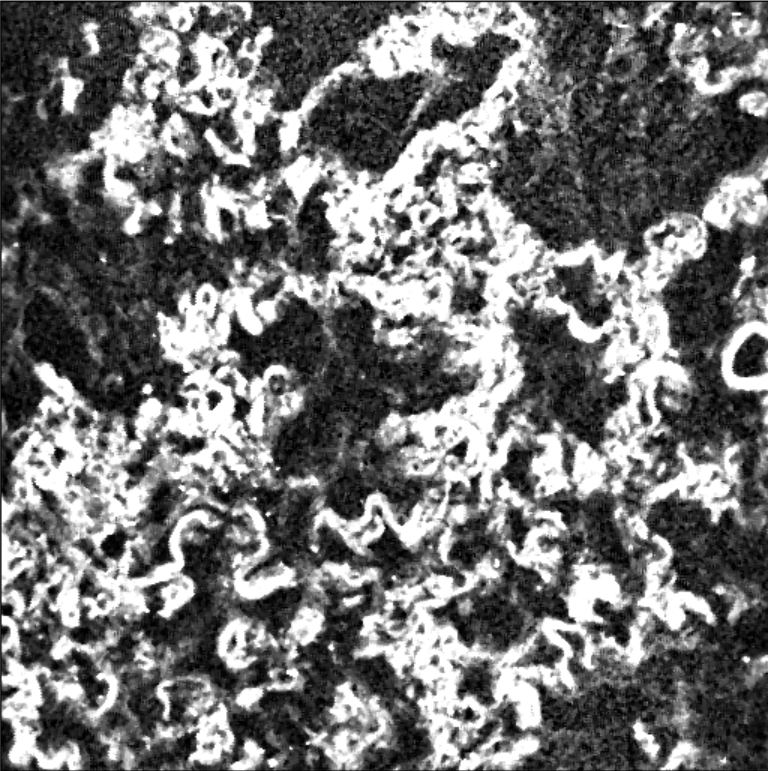
#> input picture test.png, 768 x 771 px, found by its file name
$ python otsu.py
#> lines starting #> are read from the running program, lines starting #| are printed output that depends on the picture
import cv2 as cv
import numpy as np
np.seterr(invalid='ignore') #之所以加这一句是因为下面除法的时候会除零报错
import matplotlib.pyplot as plt


def otsu3layers(imagepath):  # 显示每一个灰度级的像素数概率
    img = cv.imread(imagepath, 0)  # 以灰度图形式读取图片
#> img is the input picture: shape (771, 768); min 0, max 255, mean 114.6

    high, wide = img.shape
#> high = 771; wide = 768
    pixels = cv.calcHist([img], [0], None, [256], [0, 256])  # 计算每个灰度级中所含像素数，返回的是一个（256,1）的数组
#> pixels = 256 values, max 69492 at index 255, min 946 at index 206, mean 2313
    p = pixels / (high * wide)  # 获得每个灰度级中像素数占总像素数比例则我们获得了p_i的一个向量
#> p = 256 values, max 0.117 at index 255, min 0.0016 at index 206, mean 0.00391
    x=np.linspace(1,256,256) #灰度级我们定义为从0到255好像不合适这样做平均灰度级时会忽略第一个数据，所以我们定义为从1到256
    x=x.reshape(256,1)  # 这一步是因为我们需要的不是秩为1的向量，可以不加这一句输出看看shape的区别，但这样我们得到了（256,1）的灰度级向量

    maxvar=0
    th1=0
    th2=0
    cnt=0
    for k1 in range(1,257):
        for k2 in range(k1+1,257):
            w0 = np.sum(p[0:k1])
            w1 = np.sum(p[k1:k2])
            w2 = np.sum(p[k2:256])  # 注意python是左闭右开np.sum(p[0:256])=1
            u0 = np.dot(x[0:k1].T, p[0:k1])
            u1 = np.dot(x[k1:k2].T, p[k1:k2])
            u2 = np.dot(x[k2:256].T, p[k2:256])
            W = np.array([[w0, w1, w2]]).T  # 注意是两层中括号，用np.array组成的向量可以转置,输出矩阵大小等等操作
            U = np.array([[int(u0), int(u1), int(u2)]]).T
            UT = np.sum(U)
            temp = (U - UT * W) * (U - UT * W) / W
            varbetween = np.sum(temp)
            if varbetween>maxvar:
                cnt=cnt+1
                maxvar=varbetween
                th1=k1
                th2=k2
                print("第"+str(cnt)+"次找到最佳阈值："+str(th1)+","+str(th2)+"此时类间方差为"+str(maxvar))
#> after the loop, cnt = 132; maxvar = 6821.6; th1 = 82; th2 = 181
    # mean1 = int(np.dot(x[0:th1].T, p[0:th1]))
    # mean2 = int(np.dot(x[th1:th2].T, p[th1:th2]))
    # mean3 = int(np.dot(x[th2:256].T, p[th2:256]))
    for row in range(0,high):
        for col in range(0,wide):
            if img[row, col]<th1:
                img[row, col]=0
            elif img[row, col]>=th1 and img[row, col]<=th2:
                img[row, col] =127
            else:
                img[row, col] = 255
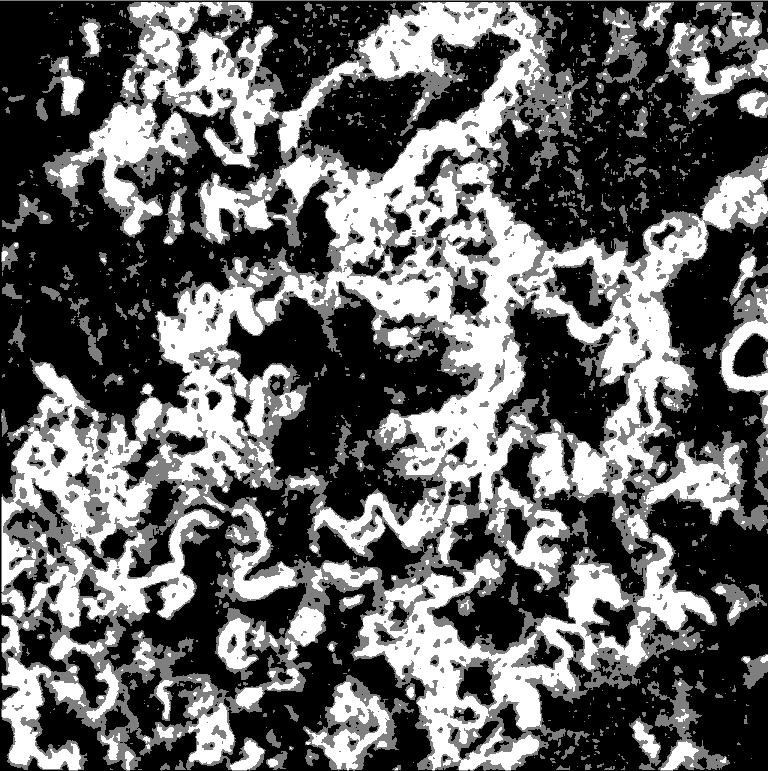
#> img: shape (771, 768); min 0, max 255, mean 99.7
    cv.imshow("2th3gray",img)
    cv.waitKey()
    cv.destroyAllWindows()


if __name__ == '__main__':
    # otsu3layers(r"D:\2PM_2023\segmentation\therehold_method\dataset\PPFE_elastin\2d_image/4_0006.tif")
    otsu3layers(r"D:\2PM_2023\segmentation\therehold_method\test.png")
